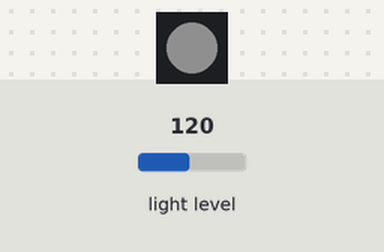
This program was run on a simulated Calliope mini (MakeCode). Parts: 1 RGB LEDs in strip order, left to right. The inputs (shaded band) are chosen by the test bench; at power-on: light level 120. Dim RGB values are drawn brighter than linear.

Above: at 1.2 s.
1.3 s: light level set to 191
At 2.2 s:
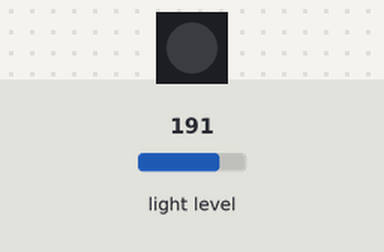
2.8 s: light level set to 5
At 3.1 s:
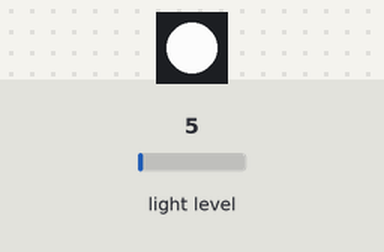
4.3 s: light level set to 250
At 4.6 s:
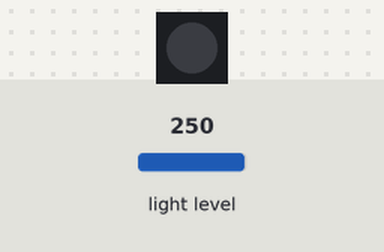
Timing chart, 0 to 7.3 s (numbered marks = the images above; inputs shaded):
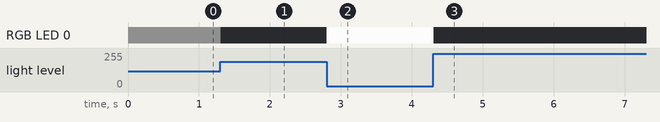

The program:

main.ts
```typescript
let led2 = 0
basic.forever(function () {
    if (input.lightLevel() > 130) {
        basic.turnRgbLedOff()
    } else {
        led2 = 255 - input.lightLevel() * 2
        basic.setLedColor(basic.rgbw(
        led2,
        led2,
        led2,
        0
        ))
    }
})
```

test.ts
```typescript
// Hier kann man Tests durchführen; diese Datei wird nicht kompiliert, wenn dieses Paket als Erweiterung verwendet wird.
```

Measured:
- after the input at 1.3 s, RGB LED 0: RGB(15, 15, 15) → off at once
- after the input at 2.8 s, RGB LED 0: off → RGB(245, 245, 245) at once
- after the input at 4.3 s, RGB LED 0: RGB(245, 245, 245) → off at once
